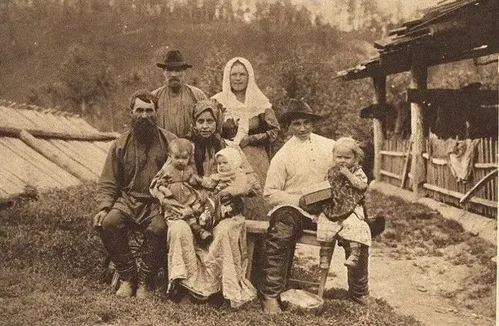
#> input picture imagenes_deterioradas/imagen 36.webp, 499 x 326 px, shrunk from 646 x 422 before the run
$ python -i restaurador.py   (imports and definitions only)   (older library calls are emulated)
#> lines starting #> are read from the running program, lines starting #| are printed output that depends on the picture
#> further down, picture is the input picture: shape (326, 499, 3); mean B, G, R 87.5, 112.5, 137.4
import os
import numpy as np
import cv2
import multiprocessing as mp
from multiprocessing import Lock
import time
import random
from sklearn.ensemble import RandomForestRegressor
from sklearn.model_selection import train_test_split
from scipy import ndimage
from scipy import signal
import matplotlib.pyplot as plt
import time
import psutil

# [38 lines left out: functions process_image_helper, load_balancing, not called in this run]


class NIQECalculator:
    """Implementación de Non-reference Image Quality Evaluator (NIQE)"""

    def __init__(self):
        # Parámetros recomendados para NIQE
        self.patch_size = 96
        self.window = self._gaussian_window(7)

    def _gaussian_window(self, size, sigma=1.5):
        """Crear ventana gaussiana para el cálculo de características"""
        x, y = np.mgrid[-size//2 + 1:size//2 + 1, -size//2 + 1:size//2 + 1]
        g = np.exp(-((x**2 + y**2)/(2.0*sigma**2)))
        return g/g.sum()

    def _extract_patches(self, img, patch_size):
        """Extraer parches de la imagen para análisis local"""
        h, w = img.shape
        patches = []

        for i in range(0, h - patch_size + 1, patch_size):
            for j in range(0, w - patch_size + 1, patch_size):
                patch = img[i:i+patch_size, j:j+patch_size]
                patches.append(patch)

        return patches


    def _compute_local_features(self, patch):
        """Calcular características locales en un parche con manejo de errores numéricos"""
        # 1. Compute MSCN coefficients
        mu = cv2.GaussianBlur(patch, (7, 7), 1.166)
        sigma = np.sqrt(np.abs(cv2.GaussianBlur(patch**2, (7, 7), 1.166) - mu**2))
        sigma = np.maximum(sigma, 1e-10)  # Evitar división por cero
        mscn = (patch - mu) / sigma

        # 2. Compute statistics
        features = []

        # Mean, variance, skewness, kurtosis of MSCN coefficients
        mscn_mean = np.mean(mscn)
        mscn_var = np.var(mscn)

        features.append(mscn_mean)
        features.append(mscn_var)

        # Manejo seguro de skewness y kurtosis
        if mscn_var > 1e-10:
            # Asimetría (skewness)
            skew_num = np.mean((mscn - mscn_mean)**3)
            skew_den = mscn_var**1.5
            if skew_den > 1e-10:
                features.append(skew_num / skew_den)  # Skewness
            else:
                features.append(0.0)  # Si no podemos calcular, usamos 0

            # Curtosis (kurtosis)
            kurt_num = np.mean((mscn - mscn_mean)**4)
            kurt_den = mscn_var**2
            if kurt_den > 1e-10:
                features.append(kurt_num / kurt_den)  # Kurtosis
            else:
                features.append(3.0)  # Valor por defecto para distribución normal
        else:
            features.append(0.0)  # Default skewness
            features.append(3.0)  # Default kurtosis

        # 3. Compute pairwise products
        h_shift = np.roll(mscn, 1, axis=1)
        v_shift = np.roll(mscn, 1, axis=0)
        d1_shift = np.roll(np.roll(mscn, 1, axis=0), 1, axis=1)
        d2_shift = np.roll(np.roll(mscn, 1, axis=0), -1, axis=1)

        # Productos de coeficientes adyacentes
        h_product = mscn[:, :-1] * mscn[:, 1:]
        v_product = mscn[:-1, :] * mscn[1:, :]
        d1_product = mscn[:-1, :-1] * mscn[1:, 1:]
        d2_product = mscn[:-1, 1:] * mscn[1:, :-1]

        # Estadísticas de los productos
        for product in [h_product.flatten(), v_product.flatten(),
                        d1_product.flatten(), d2_product.flatten()]:
            if product.size > 0:
                prod_mean = np.mean(product)
                prod_var = np.var(product)

                features.append(prod_mean)
                features.append(prod_var)

                # Calcular skewness y kurtosis de forma segura
                if prod_var > 1e-10:
                    # Asimetría (skewness)
                    try:
                        skew_num = np.mean((product - prod_mean)**3)
                        skew_den = prod_var**1.5
                        if np.abs(skew_den) > 1e-10:
                            features.append(skew_num / skew_den)
                        else:
                            features.append(0.0)
                    except:
                        features.append(0.0)

                    # Curtosis (kurtosis)
                    try:
                        kurt_num = np.mean((product - prod_mean)**4)
                        kurt_den = prod_var**2
                        if np.abs(kurt_den) > 1e-10:
                            features.append(kurt_num / kurt_den)
                        else:
                            features.append(3.0)
                    except:
                        features.append(3.0)
                else:
                    features.append(0.0)  # Default skewness
                    features.append(3.0)  # Default kurtosis
            else:
                # Si el producto está vacío, añadir valores por defecto
                features.extend([0.0, 0.0, 0.0, 3.0])

        return np.array(features)

    def calculate(self, img):
        """Calcular el valor NIQE para una imagen"""
        try:
            # Convertir a escala de grises si es necesario
            if len(img.shape) == 3:
                img = cv2.cvtColor(img, cv2.COLOR_BGR2GRAY)
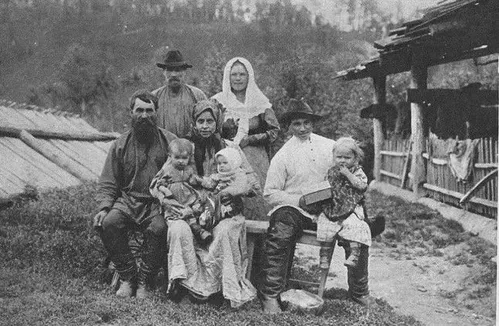
#> img: shape (326, 499); min 22, max 247, mean 117.1

            # Asegurar que la imagen es de tipo float
            img = img.astype(np.float32)

            # Verificar que la imagen tiene contenido válido
            if img.size == 0 or np.all(img == img[0, 0]):
                return float('inf')  # Imagen inválida

            # Extraer parches
            patches = self._extract_patches(img, self.patch_size)
#> after the loop in _extract_patches, `for i in range(0, h - patch_size + 1, patch_size):`: patches = 15 items
#> patches = 15 items

            if not patches:
                return float('inf')  # Si no hay parches suficientes

            # Calcular características para cada parche
            features = []
            for patch in patches:
                # Verificar si el parche tiene suficiente variación
                if np.std(patch) > 1e-3:  # Evitar parches planos
                    try:
                        feature = self._compute_local_features(patch)
                        # Verificar que las características son válidas
                        if np.all(np.isfinite(feature)) and not np.any(np.abs(feature) > 1e10):
                            features.append(feature)
                    except Exception:
                        # Ignorar parches que causan errores
                        pass
#> this loop made 15 passes
#> (mscn_mean in _compute_local_features, mscn_var in _compute_local_features) on passes 1 to 12: (-0.0052, 0.688), (-0.00653, 0.621), (-0.00264, 0.587), (-0.00299, 0.55), (-0.0143, 0.556), (0.0142, 0.523), (-0.00447, 0.526), (0.00322, 0.501), (-0.00578, 0.504), (-0.00362, 0.502), (-0.0107, 0.636), (-0.0136, 0.533)
#> pass 1, in _compute_local_features, `mu = cv2.GaussianBlur(patch, (7, 7), 1.166)`:
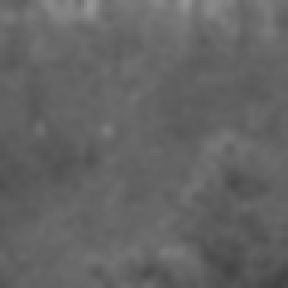
#> mu: shape (96, 96) float32 (shown 3 times larger); min 67.05, max 149.1, mean 100.5
#> pass 1, in _compute_local_features, `sigma = np.sqrt(np.abs(cv2.GaussianBlur(patch**2, (7, 7), 1.166) - mu*..`:
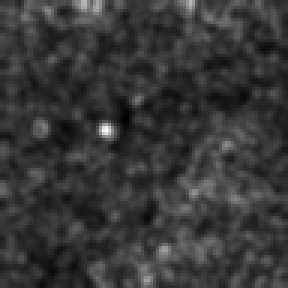
#> sigma: shape (96, 96) float32 (shown 3 times larger); min 1.91, max 26.7, mean 7.3; drawn with min black and max white
#> pass 1, in _compute_local_features, `mscn = (patch - mu) / sigma`:
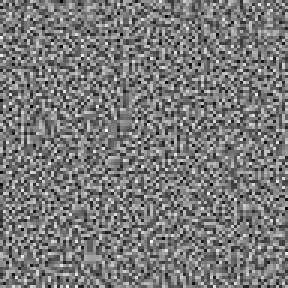
#> mscn: shape (96, 96) float32 (shown 3 times larger); min -2.25, max 2.47, mean -0.0052; drawn with min black and max white
#> pass 1, in _compute_local_features, `h_shift = np.roll(mscn, 1, axis=1)`:
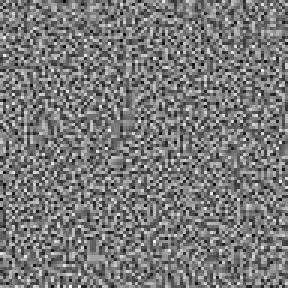
#> h_shift: shape (96, 96) float32 (shown 3 times larger); min -2.25, max 2.47, mean -0.0052; drawn with min black and max white
#> after the loop, features = 15 items

            if not features:
                return float('inf')

            features = np.array(features)

            # Calcular media y covarianza de las características
            mean_features = np.mean(features, axis=0)
#> mean_features = 20 values, max 6.1 at index 15, min -0.284 at index 14, mean 1.41
            cov_features = np.cov(features, rowvar=False)
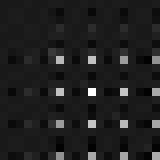
#> cov_features: shape (20, 20) float64 (shown 8 times larger); min -0.045, max 0.398, mean 0.00941; drawn with min black and max white

            # Modelo natural (calibrado previamente)
            # En una implementación real, estos valores vendrían de un modelo pre-entrenado
            # Aquí usamos valores simulados para demostración
            natural_mean = np.zeros_like(mean_features)
#> natural_mean = 20 values from 0 to 0
            natural_cov = np.eye(len(mean_features))
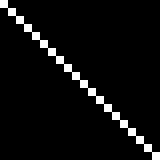
#> natural_cov: shape (20, 20) float64 (shown 8 times larger); values 0 (black) and 1 (white), 5% white in thin lines or dots

            # Calcular distancia de Mahalanobis
            diff = mean_features - natural_mean
#> diff has the same summary as mean_features

            # Calcular inversa de covarianza de forma robusta
            eps = 1e-6 * np.eye(len(natural_cov))
#> eps: shape (20, 20) float64; values 0 (black) and 1e-06 (white), 5% white in thin lines or dots
            try:
                cov_inv = np.linalg.inv(natural_cov + eps)
            except np.linalg.LinAlgError:
                cov_inv = np.linalg.pinv(natural_cov + eps)

            # Calcular NIQE (distancia de Mahalanobis)
            niqe_score = np.sqrt(diff @ cov_inv @ diff.T)
#> niqe_score = 12.45

            # Verificar resultado final
            if not np.isfinite(niqe_score):
                return float('inf')

            # En NIQE, valores más bajos indican mejor calidad
            return niqe_score
        except Exception as e:
            # En caso de cualquier error durante el cálculo, devolver infinito
            print(f"Error en cálculo NIQE: {str(e)}")
            return float('inf')

class ImageRestorer:
    # [461 lines left out: functions __init__, _apply_filter, _extract_features, process_image, train_random_forest, run and 4 more, not called in this run]


# [2 lines not run here, left out]


    #a

>>> import cv2
>>> picture = cv2.imread('imagenes_deterioradas/imagen 36.webp')
>>> result = NIQECalculator().calculate(picture)
#> result = 12.45

$ run again, on imagenes_deterioradas/imagen 43.jpeg
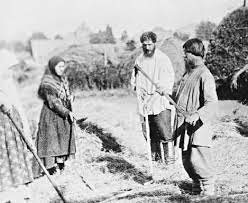
#> input picture imagenes_deterioradas/imagen 43.jpeg, 248 x 203 px
#> picture is the input picture: shape (203, 248, 3); min 0, max 255, mean 179.5
#> after the loop in _extract_patches, `for i in range(0, h - patch_size + 1, patch_size):`: patches = 4 items
#> the loop in calculate, `for patch in patches:` made 4 passes
#> (mscn_mean in _compute_local_features, mscn_var in _compute_local_features) on passes 1 to 4: (-1937.1, 1.13e+12), (9702.3, 5.04e+11), (0.0241, 0.472), (0.0161, 0.464)
#> pass 1, in _compute_local_features, `sigma = np.sqrt(np.abs(cv2.GaussianBlur(patch**2, (7, 7), 1.166) - mu*..`:
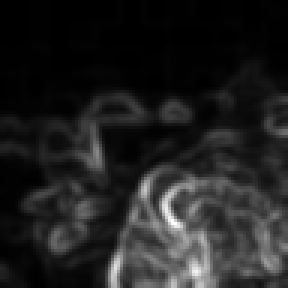
#> sigma: shape (96, 96) float32 (shown 3 times larger); min 0, max 83.91, mean 10.8; drawn with min black and max white
#> after the loop in calculate, `for patch in patches:`: features = 2 items
#> mean_features = 20 values, max 6.77 at index 11, min -0.564 at index 18, mean 1.5
#> in calculate, `cov_features = np.cov(features, rowvar=False)`:
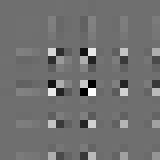
#> cov_features: shape (20, 20) float64 (shown 8 times larger); min -0.0902, max 0.115, mean 0.000714; drawn with min black and max white
#> natural_cov: shape (20, 20) float64; values 0 (black) and 1 (white), 5% white in thin lines or dots
#> diff has the same summary as mean_features
#> eps: shape (20, 20) float64; values 0 (black) and 1e-06 (white), 5% white in thin lines or dots
#> niqe_score = 13.36

$ run again, on imagenes_deterioradas/imagen 44.jpeg
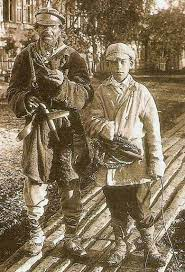
#> input picture imagenes_deterioradas/imagen 44.jpeg, 185 x 272 px
#> picture is the input picture: shape (272, 185, 3); mean B, G, R 90.7, 117.2, 133.6
#> after the loop in _extract_patches, `for i in range(0, h - patch_size + 1, patch_size):`: patches = 2 items
#> the loop in calculate, `for patch in patches:` made 2 passes
#> (mscn_mean in _compute_local_features, mscn_var in _compute_local_features) on passes 1 to 2: (-0.0143, 0.603), (-0.0204, 0.6)
#> pass 1, in _compute_local_features, `h_shift = np.roll(mscn, 1, axis=1)`:
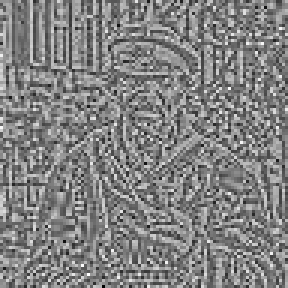
#> h_shift: shape (96, 96) float32 (shown 3 times larger); min -2.47, max 2.34, mean -0.0143; drawn with min black and max white
#> mean_features = 20 values, max 5.31 at index 15, min -0.368 at index 18, mean 1.22
#> in calculate, `cov_features = np.cov(features, rowvar=False)`:
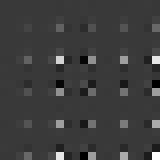
#> cov_features: shape (20, 20) float64 (shown 8 times larger); min -0.0689, max 0.235, mean 0.00449; drawn with min black and max white
#> natural_cov: shape (20, 20) float64; values 0 (black) and 1 (white), 5% white in thin lines or dots
#> diff has the same summary as mean_features
#> eps: shape (20, 20) float64; values 0 (black) and 1e-06 (white), 5% white in thin lines or dots
#> niqe_score = 10.82

$ run again, on imagenes_deterioradas/imagen 45.jpeg
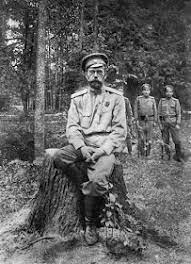
#> input picture imagenes_deterioradas/imagen 45.jpeg, 191 x 264 px
#> picture is the input picture: shape (264, 191, 3); min 0, max 255, mean 98.1
#> after the loop in _extract_patches, `for i in range(0, h - patch_size + 1, patch_size):`: patches = 2 items
#> the loop in calculate, `for patch in patches:` made 2 passes
#> (mscn_mean in _compute_local_features, mscn_var in _compute_local_features) on passes 1 to 2: (-0.0119, 0.592), (-0.00437, 0.551)
#> mean_features = 20 values, max 5.79 at index 11, min -0.481 at index 14, mean 1.33
#> in calculate, `cov_features = np.cov(features, rowvar=False)`:
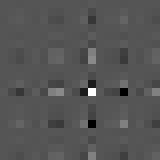
#> cov_features: shape (20, 20) float64 (shown 8 times larger); min -0.101, max 0.201, mean 0.000158; drawn with min black and max white
#> natural_cov: shape (20, 20) float64; values 0 (black) and 1 (white), 5% white in thin lines or dots
#> diff has the same summary as mean_features
#> eps: shape (20, 20) float64; values 0 (black) and 1e-06 (white), 5% white in thin lines or dots
#> niqe_score = 11.61
